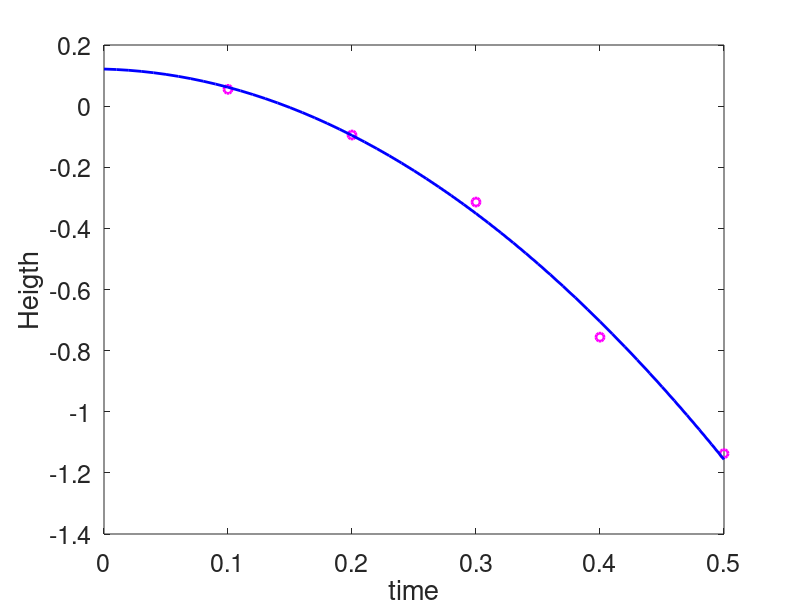

This figure's MATLAB source:
clc; clear; close all;
% training data
x = [0.1 0.2 0.3 0.4 0.5];
s = [5.49 -9.45 -31.39 -75.59 -113.69]*1e-2;
% regression process
A = [0.5*x.^2; x; ones(size(x))]'; y = s';
beta = A\y;
% regression function
xfit = 0:0.01:0.5; 
yfit = 0.5*beta(1)*xfit.^2 + beta(2)*xfit + beta(3);
% plot data and curve
plot(x,s,'om','LineWidth',2);
hold on;
plot(xfit,yfit,'-b','LineWidth',2);
hold off; 
xlabel('time'); ylabel('Heigth'); 
set(gca,'FontSize',18,'color','none');